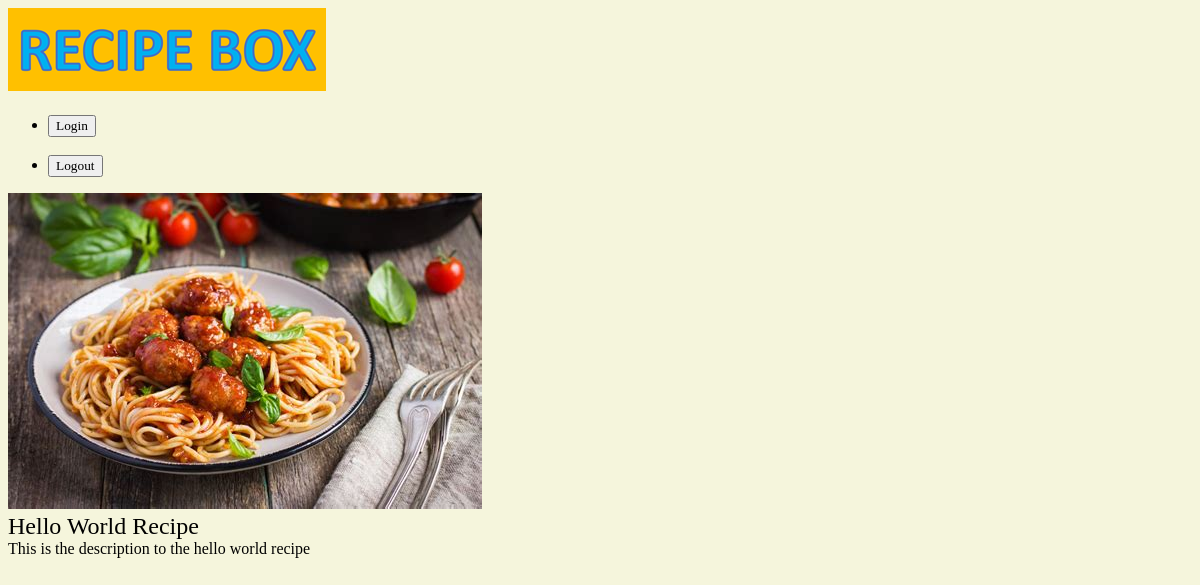
The app's page /recipes/hello-world/ with its own data.
### recipes/models.py (models this page shows, shortened)
class Recipe(models.Model):
    user = models.ForeignKey(settings.AUTH_USER_MODEL, on_delete=models.CASCADE, default='1',)
    title = models.CharField(max_length=120)
    description = models.TextField(blank=True, null=True, max_length=255)
    directions = models.TextField(blank=True, null=True,)
    timestamp = models.DateTimeField(auto_now_add=True) # automatically input time when record is created
    updated = models.DateTimeField(auto_now=True)
    slug = models.SlugField()
    thumb = models.ImageField(default='default.png', blank=True)

### recipes/views.py (the view)
# urls.py: path('<slug:slug>/', views.recipe_detail_view, name='detail'),
def recipe_detail_view(request, slug):
    recipe = Recipe.objects.get(slug=slug)
    return render(request, 'recipes/recipe_detail_view.html', {'recipe':recipe } )

### recipes/templates/recipes/recipe_detail_view.html (shortened to what this page needs)
{% extends 'base.html' %}
{% block content %}
<div class='recipe-detail'>
    <div class='recipe'>
        <img src="{{ recipe.thumb.url }}"/>
        <h2>{{ recipe.title }} </h2>
        <h4>{{ recipe.description }}</h4>
    </div>
</div>
{% endblock content %}

### assets/styles.css (style rules this page uses)
body { background-color: beige; background-repeat: no-repeat; color: #000; }
body * { font-family: Ubuntu; }
h1, h2, h3, h4, h5 { font-weight: normal; margin: 0; }

### records on screen
Recipe: thumb (picture), title "Hello World Recipe", description "This is the description to the hello world recipe"
